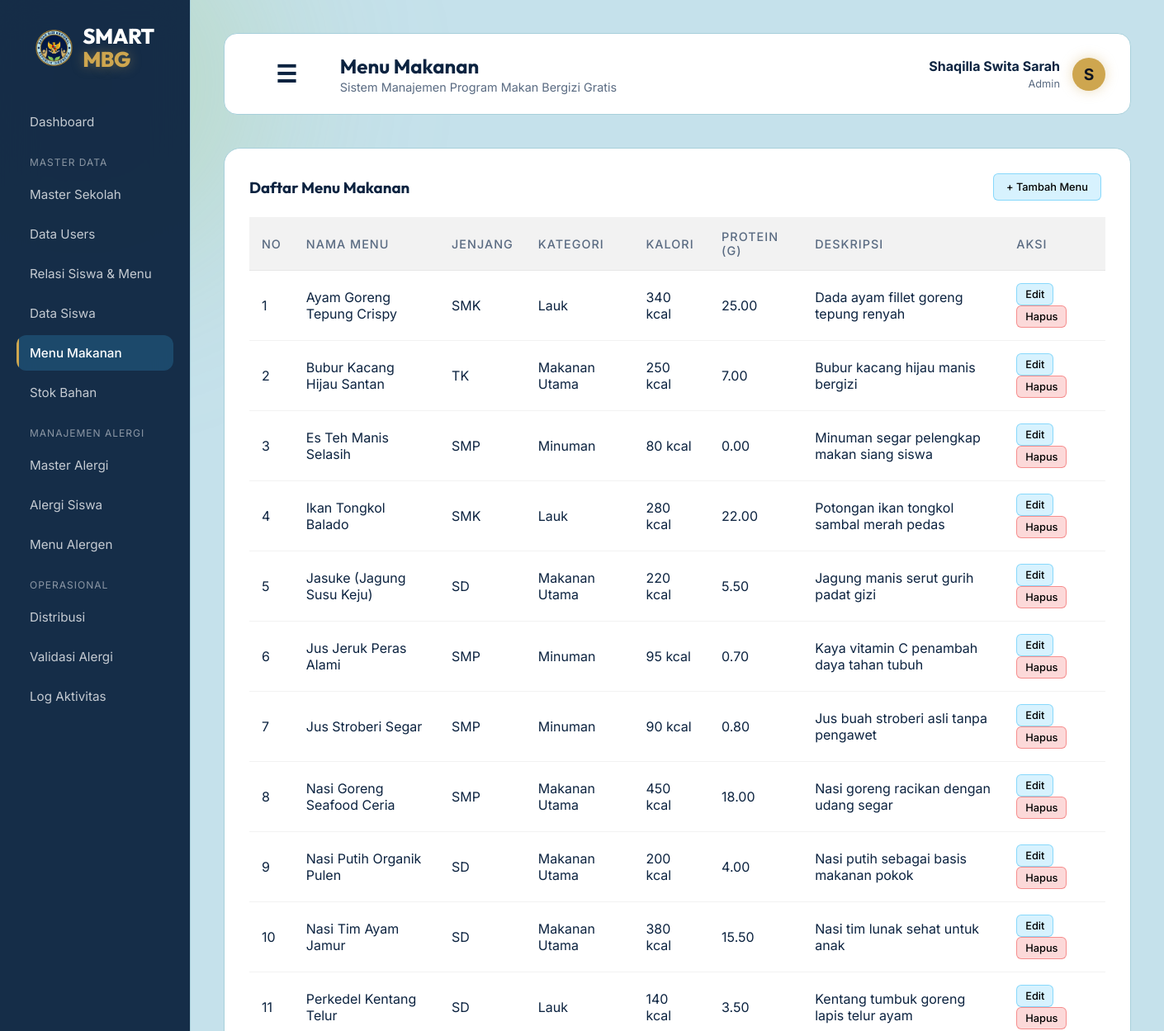
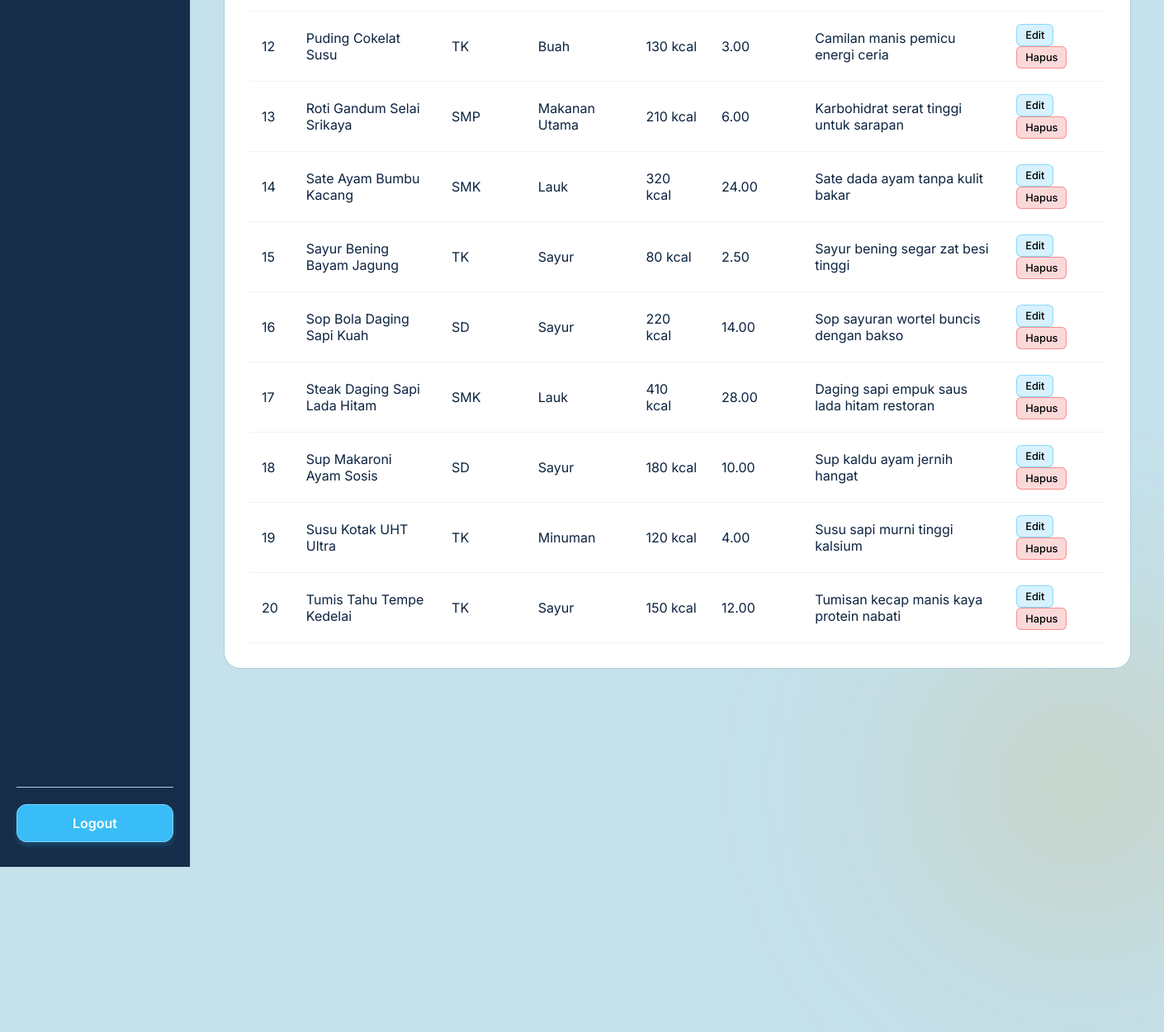
/public/menu (signed in), run on the app's committed database (2 pictures, top to bottom).
### tables this page shows
CREATE TABLE `menu_makanan` (
  `id_menu` int(11) NOT NULL,
  `nama_menu` varchar(100) NOT NULL,
  `jenjang` enum('TK','SD','SMP','SMK') NOT NULL,
  `kategori` enum('Makanan Utama','Lauk','Sayur','Buah','Minuman') NOT NULL,
  `deskripsi` text,
  `kalori` int(11) NOT NULL,
  `protein` decimal(5,2) DEFAULT '0.00',
  `lemak` decimal(5,2) DEFAULT '0.00',
  `karbohidrat` decimal(5,2) DEFAULT '0.00',
  `vitamin` decimal(5,2) DEFAULT '0.00',
  `berat_porsi` int(11) DEFAULT '0' COMMENT 'gram',
  `harga` decimal(10,2) DEFAULT '0.00',
  `status` enum('Aktif','Nonaktif') DEFAULT 'Aktif',
  `created_at` timestamp NOT NULL DEFAULT CURRENT_TIMESTAMP
);

### app/core/Controller.php (called while the page is built, shortened)
<?php
class Controller {
    public function view($view, $data = []) {
        require_once '../app/views/' . $view . '.php';
    }
    public function model($model) {
        return new $model;
    }
}

### app/controllers/Menu.php (called while the page is built, shortened)
<?php
class Menu extends Controller {
    public function index() {
        $data['judul'] = 'Menu Makanan';
        $data['menu'] = $this->model('Menu_model')->getAllMenu();
        $this->view('menu/index', $data);
    }
}

### app/core/App.php (called while the page is built, shortened)
<?php
class App {
    protected $method = 'index';
    protected $params = [];
    public function __construct() {
        $this->controller = new $this->controller;
        call_user_func_array([$this->controller, $this->method], $this->params);
    }
}

### public/index.php (called while the page is built, shortened)
<?php
$app = new App();

### app/core/Database.php (called while the page is built, shortened)
<?php
class Database {
    private $host = DB_HOST;
    private $user = DB_USER;
    private $pass = DB_PASS;
    private $db_name = DB_NAME;
    private $dbh;
    private $stmt;
    public function __construct() {
        $dsn = 'mysql:host=' . $this->host . ';dbname=' . $this->db_name;
        $option = [
            PDO::ATTR_PERSISTENT => true,
            PDO::ATTR_ERRMODE => PDO::ERRMODE_EXCEPTION
        ];
        try {
            $this->dbh = new PDO($dsn, $this->user, $this->pass, $option);
        } catch(PDOException $e) {
            die($e->getMessage());
        }
    }
    public function query($query) {
        $this->stmt = $this->dbh->prepare($query);
    }
    public function execute() {
        $this->stmt->execute();
    }
    public function resultSet() {
        $this->execute();
        return $this->stmt->fetchAll(PDO::FETCH_ASSOC);
    }
}

### app/models/Menu_model.php (called while the page is built, shortened)
<?php
class Menu_model {
    private $table = 'menu_makanan';
    private $db;
    public function __construct() {
        $this->db = new Database;
    }
    public function getAllMenu() {
        $this->db->query('SELECT * FROM ' . $this->table . ' ORDER BY nama_menu ASC');
        return $this->db->resultSet();
    }
}

### app/views/menu/index.php (the view, shortened to what this page needs)
<div class="glass-panel-widget" style="width: 100%;">
    <div style="display:flex; justify-content: space-between; align-items:center;">
        <h3 style="color:var(--text-primary); font-family: 'Outfit';">Daftar Menu Makanan</h3>
        <a href="#" onclick="document.getElementById('modalTambah').style.display='flex'; return false;" class="btn-sm btn-sm-edit" style="padding: 8px 15px;">+ Tambah Menu</a>
    </div>
    <div class="table-responsive">
        <table>
            <thead>
                <tr>
                    <th>No</th>
                    <th>Nama Menu</th>
                    <th>Jenjang</th>
                    <th>Kategori</th>
                    <th>Kalori</th>
                    <th>Protein (g)</th>
                    <th>Deskripsi</th>
                    <th>Aksi</th>
                </tr>
            </thead>
            <tbody>
                <?php $i=1; foreach($data['menu'] as $m) : ?>
                <tr>
                    <td><?= $i++; ?></td>
                    <td><?= $m['nama_menu']; ?></td>
                    <td><?= $m['jenjang']; ?></td>
                    <td><?= $m['kategori']; ?></td>
                    <td><?= $m['kalori']; ?> kcal</td>
                    <td><?= $m['protein']; ?></td>
                    <td><?= $m['deskripsi']; ?></td>
                    <td>
                        <a href="#" onclick="openUpdateModal('<?= $m['id_menu']; ?>', '<?= htmlspecialchars($m['nama_menu'], ENT_QUOTES); ?>', '<?= htmlspecialchars($m['jenjang'], ENT_QUOTES); ?>', '<?= htmlspecialchars($m['kategori'], ENT_QUOTES); ?>', '<?= $m['kalori']; ?>', '<?= $m['protein']; ?>', '<?= htmlspecialchars($m['deskripsi'], ENT_QUOTES); ?>'); return false;" class="btn-sm btn-sm-edit">Edit</a>
                        <a href="<?= BASEURL; ?>/menu/hapus/<?= $m['id_menu']; ?>" onclick="return confirm('Apakah Anda yakin ingin menghapus menu ini?');" class="btn-sm btn-sm-delete">Hapus</a>
                    </td>
                </tr>
                <?php endforeach; ?>
            </tbody>
        </table>
    </div>
</div>

### public/css/style.css (style rules this page uses)
:root { --bg-color: #c5e1eb; --text-primary: #0c2340; --text-secondary: #5a6b82; --accent-color: #cea64f; --accent-glow: rgba(206, 166, 79, 0.4); --glass-bg: #ffffff; --glass-border: #a8d0db; --mbg-green: #97c55c; --mbg-navy: #0c2340; }
* { margin: 0; padding: 0; box-sizing: border-box; }
body { font-family: 'Inter', sans-serif; background-color: var(--bg-color); color: var(--text-primary); min-height: 100vh; display: flex; justify-content: center; align-items: center; overflow: hidden; position: relative; }

### data on the page
menu_makanan: nama_menu "Ayam Goreng Tepung Crispy", jenjang "SMK", kategori "Lauk", kalori "340", protein "25.00", deskripsi "Dada ayam fillet goreng tepung renyah"
menu_makanan: nama_menu "Bubur Kacang Hijau Santan", jenjang "TK", kategori "Makanan Utama", kalori "250", protein "7.00", deskripsi "Bubur kacang hijau manis bergizi"
menu_makanan: nama_menu "Es Teh Manis Selasih", jenjang "SMP", kategori "Minuman", kalori "80", protein "0.00", deskripsi "Minuman segar pelengkap makan siang siswa"
menu_makanan: nama_menu "Ikan Tongkol Balado", jenjang "SMK", kategori "Lauk", kalori "280", protein "22.00", deskripsi "Potongan ikan tongkol sambal merah pedas"
menu_makanan: nama_menu "Jasuke (Jagung Susu Keju)", jenjang "SD", kategori "Makanan Utama", kalori "220", protein "5.50", deskripsi "Jagung manis serut gurih padat gizi"
menu_makanan: nama_menu "Jus Jeruk Peras Alami", jenjang "SMP", kategori "Minuman", kalori "95", protein "0.70", deskripsi "Kaya vitamin C penambah daya tahan tubuh"
menu_makanan: nama_menu "Jus Stroberi Segar", jenjang "SMP", kategori "Minuman", kalori "90", protein "0.80", deskripsi "Jus buah stroberi asli tanpa pengawet"
menu_makanan: nama_menu "Nasi Goreng Seafood Ceria", jenjang "SMP", kategori "Makanan Utama", kalori "450", protein "18.00", deskripsi "Nasi goreng racikan dengan udang segar"
menu_makanan: nama_menu "Nasi Putih Organik Pulen", jenjang "SD", kategori "Makanan Utama", kalori "200", protein "4.00", deskripsi "Nasi putih sebagai basis makanan pokok"
menu_makanan: nama_menu "Nasi Tim Ayam Jamur", jenjang "SD", kategori "Makanan Utama", kalori "380", protein "15.50", deskripsi "Nasi tim lunak sehat untuk anak"
menu_makanan: nama_menu "Perkedel Kentang Telur", jenjang "SD", kategori "Lauk", kalori "140", protein "3.50", deskripsi "Kentang tumbuk goreng lapis telur ayam"
menu_makanan: nama_menu "Puding Cokelat Susu", jenjang "TK", kategori "Buah", kalori "130", protein "3.00", deskripsi "Camilan manis pemicu energi ceria"
menu_makanan: nama_menu "Roti Gandum Selai Srikaya", jenjang "SMP", kategori "Makanan Utama", kalori "210", protein "6.00", deskripsi "Karbohidrat serat tinggi untuk sarapan"
menu_makanan: nama_menu "Sate Ayam Bumbu Kacang", jenjang "SMK", kategori "Lauk", kalori "320", protein "24.00", deskripsi "Sate dada ayam tanpa kulit bakar"
menu_makanan: nama_menu "Sayur Bening Bayam Jagung", jenjang "TK", kategori "Sayur", kalori "80", protein "2.50", deskripsi "Sayur bening segar zat besi tinggi"
menu_makanan: nama_menu "Sop Bola Daging Sapi Kuah", jenjang "SD", kategori "Sayur", kalori "220", protein "14.00", deskripsi "Sop sayuran wortel buncis dengan bakso"
menu_makanan: nama_menu "Steak Daging Sapi Lada Hitam", jenjang "SMK", kategori "Lauk", kalori "410", protein "28.00", deskripsi "Daging sapi empuk saus lada hitam restoran"
menu_makanan: nama_menu "Sup Makaroni Ayam Sosis", jenjang "SD", kategori "Sayur", kalori "180", protein "10.00", deskripsi "Sup kaldu ayam jernih hangat"
menu_makanan: nama_menu "Susu Kotak UHT Ultra", jenjang "TK", kategori "Minuman", kalori "120", protein "4.00", deskripsi "Susu sapi murni tinggi kalsium"
menu_makanan: nama_menu "Tumis Tahu Tempe Kedelai", jenjang "TK", kategori "Sayur", kalori "150", protein "12.00", deskripsi "Tumisan kecap manis kaya protein nabati"

### other printed values
$data['judul'] "Menu Makanan"
$_SESSION['nama'] "Shaqilla Swita Sarah"
str_replace('_', ' ', $_SESSION['role']) "Admin"
substr($_SESSION['nama'], 0, 1) "S"
